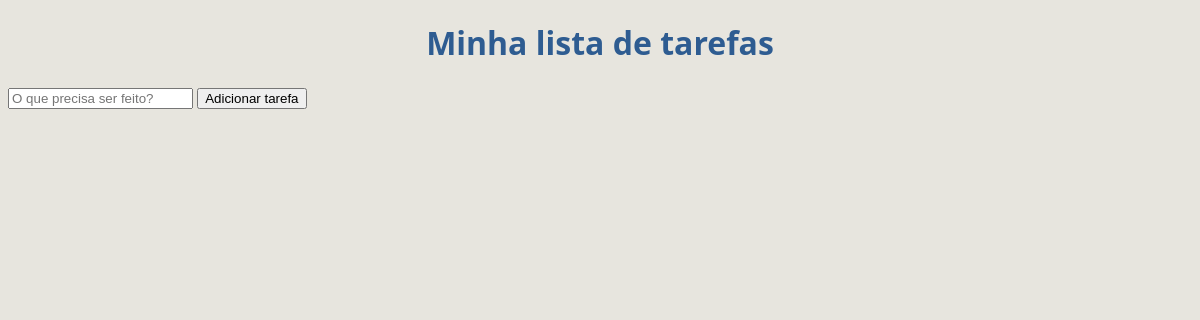
Before: /lista (signed in) with the older database file.
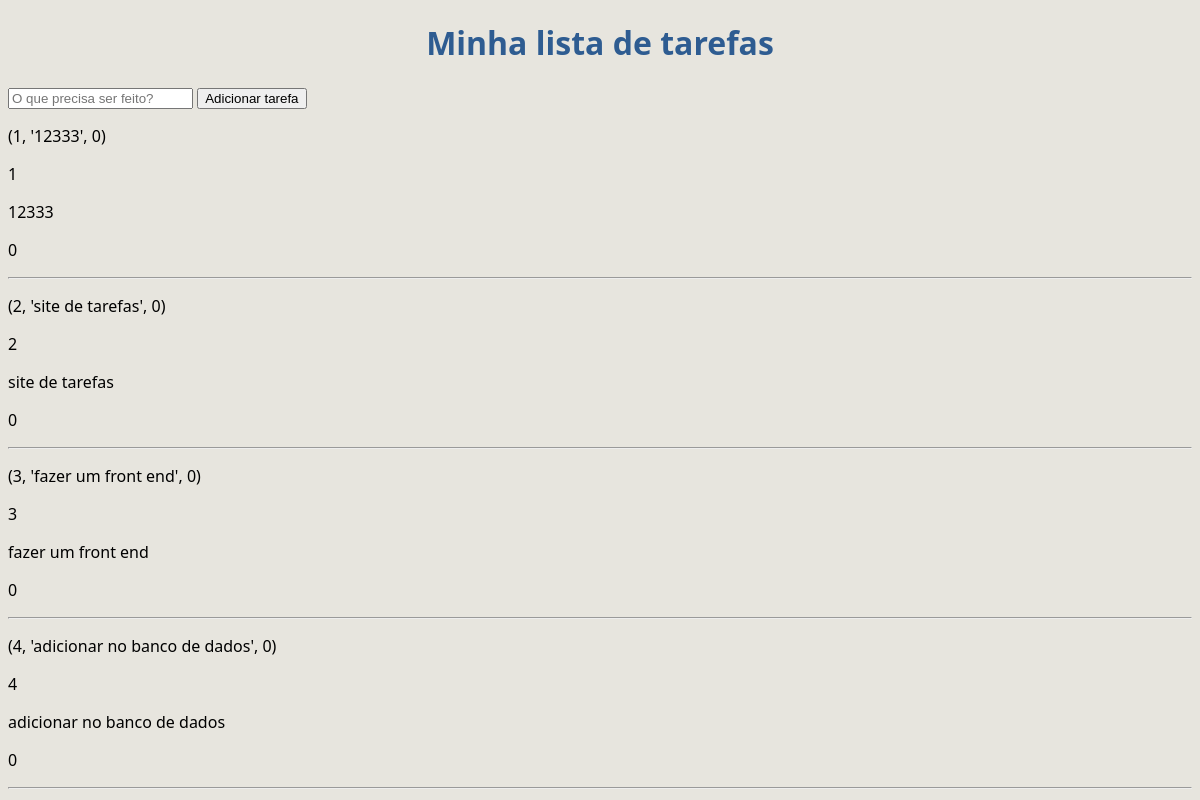
After: the same page with the newer database file.
### tables this page shows
CREATE TABLE tarefas
                   (id integer primary key, conteudo text, esta_concluida integer, email_usuario text,
                   FOREIGN KEY(email_usuario) REFERENCES usuarios(email));

### app.py (the view)
@app.route('/lista')
def lista():
    if 'usuario' not in session:
        return redirect(url_for('login'))
    lista_tarefas = database.buscar_tarefas(session['usuario'])
    print(lista_tarefas)
    return render_template('lista.html', tarefas=lista_tarefas)

### database.py (called while the page is built)
def conectar_banco():
    conexao = sqlite3.connect("tarefas.db")
    return conexao

def buscar_tarefas(email):
    conexao = conectar_banco()
    cursor = conexao.cursor()
    cursor.execute('''SELECT id, conteudo, esta_concluida
                   FROM tarefas WHERE email_usuario=?''',
                   (email,))
    conexao.commit()
    tarefas = cursor.fetchall() # Busca todos os resultados do select e guarda em "tarefas"
    return tarefas

### templates/lista.html (shortened to what this page needs)
<!DOCTYPE html>
<html lang="en">
<head>
    <link rel="stylesheet" href="/static/styles.css">
</head>
<body>
    <h1>Minha lista de tarefas</h1>
    <div class="formulario">
        <form action="/criar_tarefa" method="POST">
            <input type="text" id="conteudo"
            name="conteudo" placeholder="O que precisa ser feito?" required>
            <button type="submit" class="btn">Adicionar tarefa</button>
        </form>
    </div>
    {% for tarefa in tarefas %}
        <p>{{ tarefa }}</p>
        <p>{{ tarefa[0] }}</p>
        <p>{{ tarefa[1] }}</p>
        <p>{{ tarefa[2] }}</p>
        <hr>
    {% endfor %}
</body>
</html>

### static/styles.css (style rules this page uses)
body { background-color: #e7e5de; font-family: 'Segoe UI', sans-serif; }
h1 { color: #2E5C91; text-align: center; }

Changed rows visible on the page:
added tarefas: tarefa "(1, '12333', 0)", id "1", conteudo "12333", esta_concluida "0"
added tarefas: tarefa "(2, 'site de tarefas', 0)", id "2", conteudo "site de tarefas", esta_concluida "0"
added tarefas: tarefa "(3, 'fazer um front end', 0)", id "3", conteudo "fazer um front end", esta_concluida "0"
added tarefas: tarefa "(4, 'adicionar no banco de dados', 0)", id "4", conteudo "adicionar no banco de dados", esta_concluida "0"
